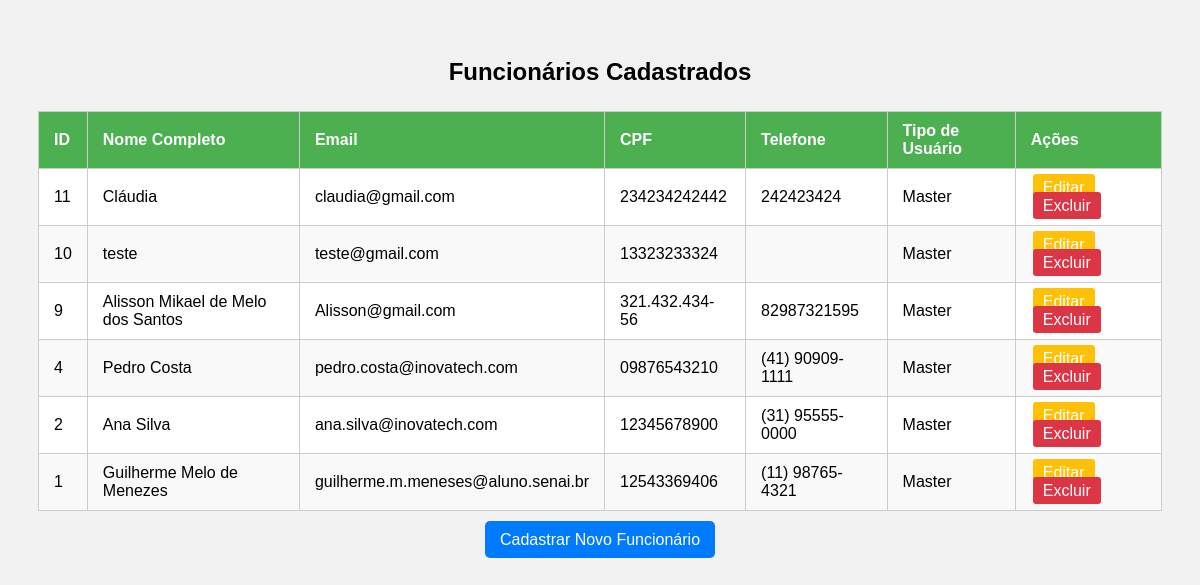
Before: /process/exibir_funcionarios.php with the older database file.
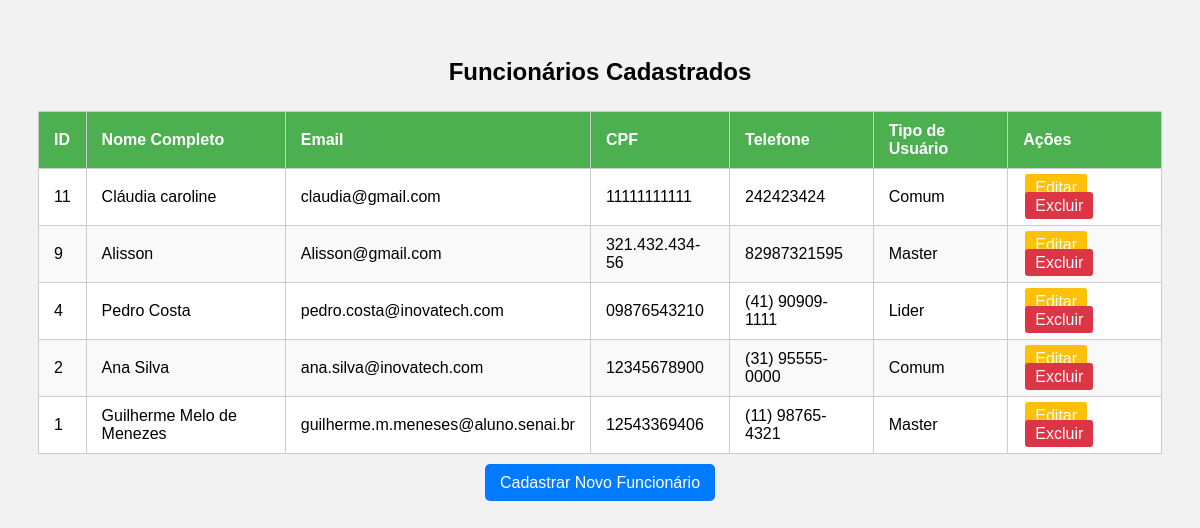
After: the same page with the newer database file.
### tables this page shows
CREATE TABLE IF NOT EXISTS `funcionarios` (
  `funcionario_id` int NOT NULL AUTO_INCREMENT,
  `nome_completo` varchar(255) NOT NULL,
  `email` varchar(255) NOT NULL,
  `foto_func` varchar(50) DEFAULT NULL,
  `cpf` varchar(14) NOT NULL,
  `senha_hash` varchar(255) NOT NULL,
  `telefone_celular` varchar(20) DEFAULT NULL,
  `cargo` enum('Administrador','Diretor','Gerente','Supervisor','Funcionario','Tecnico') NOT NULL,
  `tipo_usuario` enum('Master','Lider','Comum') NOT NULL,
  `setor` enum('Tecnologia da Informação','Saúde e Bem-Estar','Serviços Financeiros','Varejo e Comércio','Educação','Construção Civil','Indústria Manufatureira','Mídia e Entretenimento','Governo e Setor Público','Turismo e Hotelaria','Serviços Imobiliários','Biotecnologia','Sustentabilidade e Meio Ambiente','Marketing e Publicidade','Indústria Alimentícia','Consultoria','Setor Agrícola','Energia','Transporte e Logística','Recursos Humanos') DEFAULT NULL,
  `data_cadastro` datetime NOT NULL DEFAULT CURRENT_TIMESTAMP,
  `endereco` varchar(50) DEFAULT '',
  `bairro` varchar(50) DEFAULT '',
  `cep` int DEFAULT NULL,
  PRIMARY KEY (`funcionario_id`),
  UNIQUE KEY `email` (`email`),
  UNIQUE KEY `cpf` (`cpf`),
  KEY `FK_funcionarios_setores` (`setor`),
  CONSTRAINT `FK_funcionarios_setores` FOREIGN KEY (`setor`) REFERENCES `setores` (`setores`)
);

### process/exibir_funcionarios.php (the view, shortened to what this page needs)
<?php
include_once('../php/config.php');
try {
    $stmt = $conn->query("SELECT * FROM funcionarios ORDER BY funcionario_id DESC");
    $funcionarios = $stmt->fetchAll(PDO::FETCH_ASSOC);
} catch (PDOException $e) {
    echo "Erro ao buscar os dados: " . $e->getMessage();
    exit();
}
?>
<!DOCTYPE html>
<html lang="pt-BR">
<head>
</head>
<body>
    <h2>Funcionários Cadastrados</h2>
    <table>
        <thead>
            <tr>
                <th>ID</th>
                <th>Nome Completo</th>
                <th>Email</th>
                <th>CPF</th>
                <th>Telefone</th>
                <th>Tipo de Usuário</th>
                <th>Ações</th>
            </tr>
        </thead>
        <tbody>
            <?php if ($funcionarios): ?>
                <?php foreach ($funcionarios as $func): ?>
                    <tr>
                        <td><?= htmlspecialchars($func['funcionario_id']) ?></td>
                        <td><?= htmlspecialchars($func['nome_completo']) ?></td>
                        <td><?= htmlspecialchars($func['email']) ?></td>
                        <td><?= htmlspecialchars($func['cpf']) ?></td>
                        <td><?= htmlspecialchars($func['telefone_celular']) ?></td>
                        <td><?= htmlspecialchars($func['tipo_usuario']) ?></td>
                        <td>
                            <a href="editarFuncionario.php?id=<?= htmlspecialchars($func['funcionario_id']) ?>" class="btn-acao btn-editar">Editar</a>
                            <a href="excluirFuncionario.php?id=<?= htmlspecialchars($func['funcionario_id']) ?>" class="btn-acao btn-excluir" onclick="return confirm('Tem certeza que deseja excluir este funcionário?');">Excluir</a>
                        </td>
                    </tr>
                <?php endforeach; ?>
            <?php else: ?>
                <tr>
                    <td colspan="7">Nenhum funcionário cadastrado.</td>
                </tr>
            <?php endif; ?>
        </tbody>
    </table>
    <div class="voltar">
        <a href="../insertFuncionarios.html">Cadastrar Novo Funcionário</a>
    </div>
</body>
</html>

Changed rows visible on the page:
removed funcionarios: funcionario_id "10", nome_completo "teste", email "teste@gmail.com", cpf "13323233324", tipo_usuario "Master"
changed funcionarios "claudia@gmail.com": nome_completo "Cláudia" → "Cláudia caroline"; cpf "234234242442" → "11111111111"; tipo_usuario "Master" → "Comum"
changed funcionarios "Alisson@gmail.com": nome_completo "Alisson Mikael de Melo dos Santos" → "Alisson"
changed funcionarios "Pedro Costa": tipo_usuario "Master" → "Lider"
changed funcionarios "Ana Silva": tipo_usuario "Master" → "Comum"
